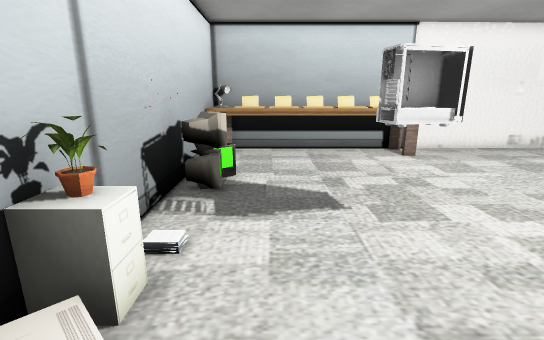
view 1 (above)

12 first-person views from a walk through a 3-D level made in the Godot game engine. The camera is 1.2 m above the floor, tilts 14° down and sees 85° across. The floor is counted in squares, 0.5 m on a side. Each view is taken from the middle of a square. On the plan, view 1 faces up. The plan holds only what a view shows up to about 19 squares ahead; the rest is blank. The place goes on beyond the plan. Some surface patterns are stand-ins.

view 2
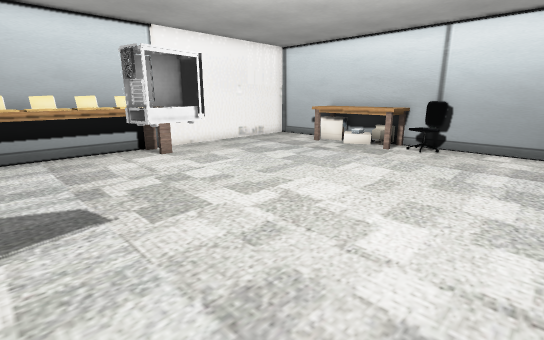

view 3
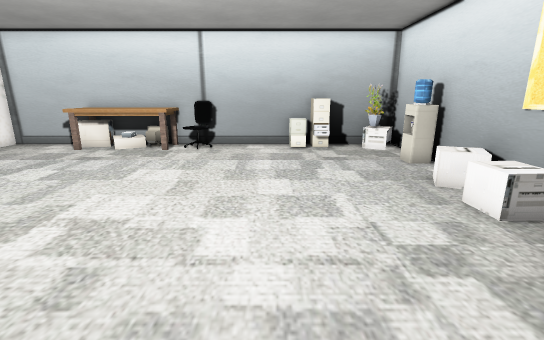

view 4
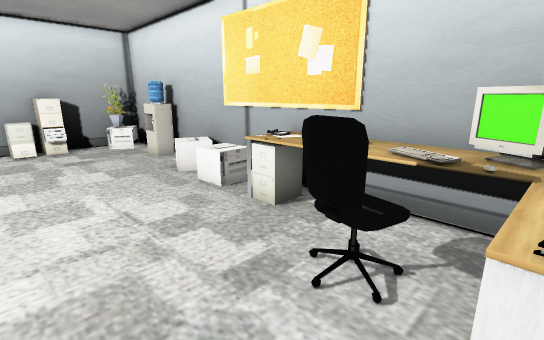

view 5
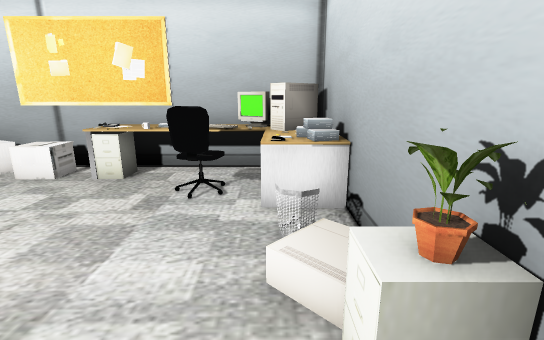

view 6
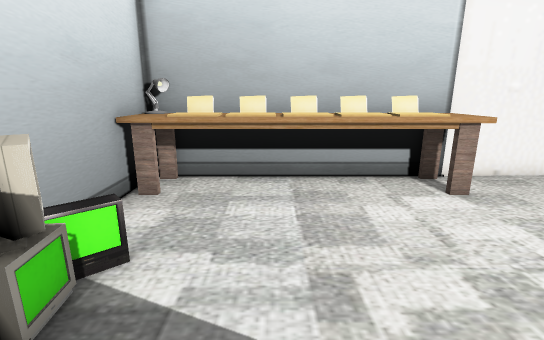

view 7
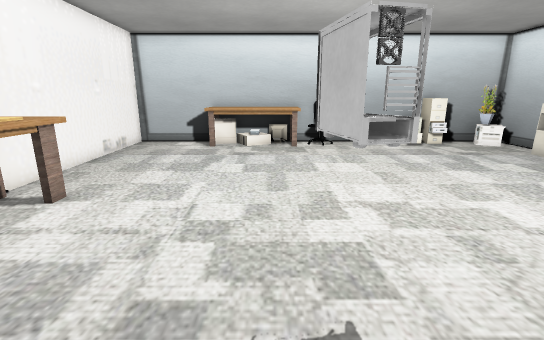

view 8
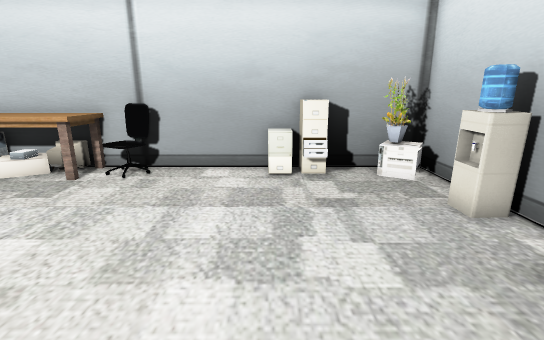

view 9
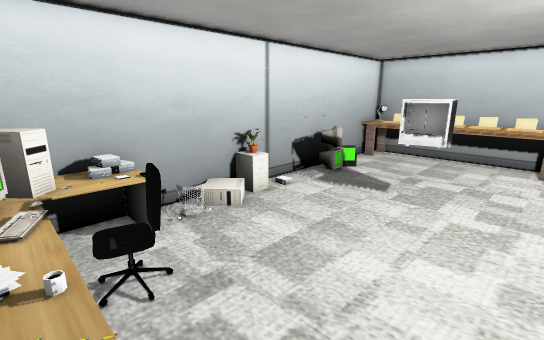

view 10
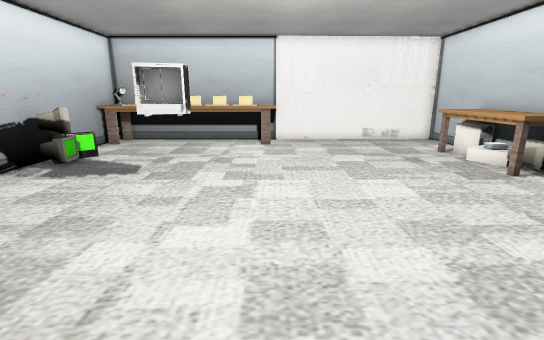

view 11
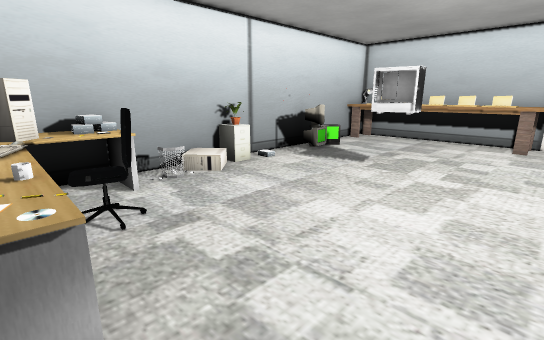

view 12
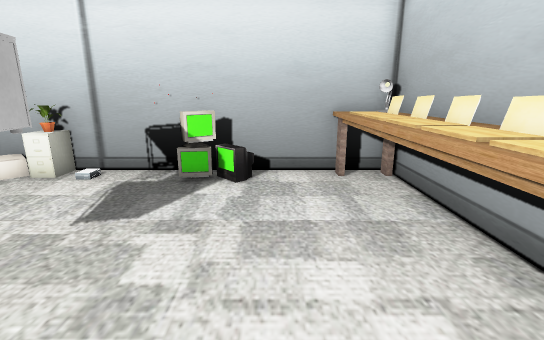

### Floor plan
Points are (right, up) in squares from view 1. A wall is a line through its corners. A room is listed if a view was taken in it or the views show most of it. See-through windows are left out.
Room 1 (views 1, 2, 3, 4, 5, 6, 7, 8, 9, 10, 11, 12)
walls: (15.1, 4.4) (15.1, 5.6); (13.7, -0.9) (15.1, -0.9); (15.1, 9.4) (15.1, 14.1); (3.4, -5.1) (15.1, -5.1) (15.1, 3.5); (14.1, -1.8) (14.1, -0.8); (10.6, -4.9) (10.6, -4); (-2.4, -4) (-1.7, -3.3); (15.1, 13.8) (-2.6, 13.8) (-2.6, -5.1) (-0.5, -5.1)
low walls: (-1.2, 7.7) (-2, 7.2); (-1.5, 8.3) (-1.4, 7.8); (-1.7, 8.3) (-1.3, 7.8) (-2, 7.3); (-2.6, 3.5) (-1.6, 3.5) (-1.6, 2.7) (-2.6, 2.7); (3.4, -3.5) (4.3, -3.5); (-1.9, 0.3) (-1.4, 0.6); (-1.5, -1.5) (-1.6, -2.4); (-1.9, -1.2) (-1.8, -1.7); (14.3, -0.7) (14.3, 0.1) (15.1, 0.1); (10.6, -4) (11.4, -4); (-1.8, -1.5) (-1.7, -2) (-2.4, -2.1); (13.7, -1.7) (13.7, -0.9); (10.9, -4.4) (11.4, -4.3); (14.1, -4.3) (14.1, -3.3)
objects: desk (-2, -5) to (3, -1); table (-2, 12); lamp (-2, 13); shelf (-1, 12) to (0, 13); keyboard (0, -4) to (1, -3); shelf (0, 13) to (1, 13); chair (1, -2); shelf (1, 12) to (2, 13); other object (2, 6) to (4, 6); shelf (3, 12) to (3, 13); shelf (4, 12) to (5, 13); table (6, 12) to (6, 13); table (13, 6) to (15, 10); chair (14, 4) to (15, 4)

Where each view was taken, in squares from view 1:
view 1: 0 up, 0 right, facing up
view 2: 0 up, 0 right, facing up-right
view 3: 1 up, 0 right, facing right
view 4: 1 up, 1 left, facing down-right
view 5: 5 up, 1 left, facing down
view 6: 5 up, 1 right, facing up
view 7: 7 up, 1 left, facing right
view 8: 0 up, 5 right, facing right
view 9: 4 down, 6 right, facing up-left
view 10: 3 down, 6 right, facing up
view 11: 4 down, 7 right, facing up-left
view 12: 10 up, 7 right, facing left
